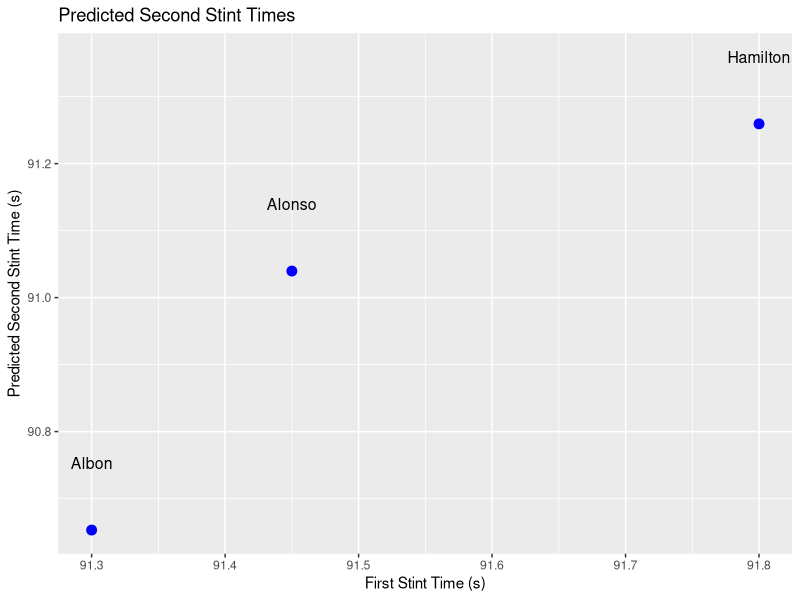

Generate this figure with R:
# F1 Qualifying Predictor in R
# Author: Cesare Pesci
# This script predicts second stint lap times based on driver, session, circuit, weather, and tyre condition

library(dplyr)
library(ggplot2)

set.seed(123)
n <- 300

drivers <- c("Piastri", "Norris", "Hamilton", "Leclerc", "Russell", "Antonelli", "Verstappen", "Tsunoda",
             "Alonso", "Stroll", "Gasly", "Doohan", "Albon", "Sainz", "Ocon", "Bearman", "Hulkenberg", 
             "Bortoleto", "Lawson")
sessions <- c("Q1", "Q2", "Q3")
circuits <- c("Australia", "China", "Monaco", "Bahrain", "Jeddah", "Miami", "Imola", "Spain", "Silverstone", 
              "Monza", "Canada", "Austria", "Japan", "Singapore", "Spa", "Hungary", "Netherlands", "Baku", 
              "Austin", "Mexico", "Brazil", "Las Vegas", "Qatar", "Abu Dhabi")
conditions <- c("Dry", "Wet")
tyres <- c("New", "Used")

qual_data <- data.frame(
  driver = sample(drivers, n, replace = TRUE),
  session = sample(sessions, n, replace = TRUE),
  circuit = sample(circuits, n, replace = TRUE),
  condition = sample(conditions, n, replace = TRUE),
  first_tyre_used = sample(tyres, n, replace = TRUE),
  first_stint_time = rnorm(n, mean = 91, sd = 1)
)

qual_data <- qual_data %>%
  mutate(
    session_effect = case_when(
      session == "Q1" & condition == "Dry" & circuit != "Monaco" ~ 0.4,
      session == "Q2" & condition == "Dry" & circuit != "Monaco" ~ 0.3,
      session == "Q3" & condition == "Dry" & circuit != "Monaco" ~ 0.25,
      condition == "Wet" ~ 0.4,
      circuit == "Monaco" ~ 0.6,
      TRUE ~ 0.2
    ),
    sd_value = case_when(
      condition == "Wet" ~ 0.3,
      circuit == "Monaco" ~ 0.2,
      session == "Q1" & condition == "Dry" ~ 0.15,
      TRUE ~ 0.1
    ),
    session_effect = session_effect + ifelse(first_tyre_used == "Used", 0.15, 0),
    second_stint_time = first_stint_time - rnorm(n, mean = session_effect, sd = sd_value)
  ) %>%
  mutate(
    driver = factor(driver),
    session = factor(session),
    circuit = factor(circuit),
    condition = factor(condition),
    first_tyre_used = factor(first_tyre_used)
  )

model <- lm(second_stint_time ~ first_stint_time + session + driver + circuit + condition + first_tyre_used, data = qual_data)

# Example prediction
new_data <- data.frame(
  driver = factor(c("Hamilton", "Albon", "Alonso"), levels = levels(qual_data$driver)),
  session = factor(c("Q1", "Q1", "Q3"), levels = levels(qual_data$session)),
  circuit = factor(c("Monaco", "Silverstone", "Spa"), levels = levels(qual_data$circuit)),
  condition = factor(c("Dry", "Wet", "Dry"), levels = levels(qual_data$condition)),
  first_tyre_used = factor(c("New", "Used", "Used"), levels = levels(qual_data$first_tyre_used)),
  first_stint_time = c(91.8, 91.3, 91.45)
)

new_data$predicted_second_stint <- predict(model, newdata = new_data)

print(new_data)

ggplot(new_data, aes(x = first_stint_time, y = predicted_second_stint, label = driver)) +
  geom_point(color = "blue", size = 3) +
  geom_text(nudge_y = 0.1, size = 4) +
  labs(
    title = "Predicted Second Stint Times",
    x = "First Stint Time (s)",
    y = "Predicted Second Stint Time (s)"
  )
